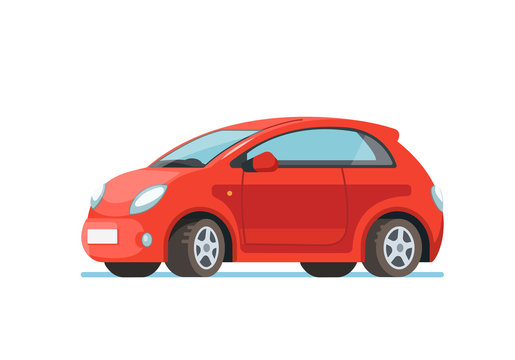
#> input picture data/car.jpg, 515 x 360 px, found by its file name
$ python 00_intro_cv2.py
#> lines starting #> are read from the running program, lines starting #| are printed output that depends on the picture
"""
We will learn how to read and show an image in jpg format making use of cv2 library. Furthermore, we will
also learn how to show the histogram of an image.
"""

#### 1. Import necessary libraries ####
import cv2
import matplotlib.pyplot as plt

#### 2. Define global variables ####
INPUT_IMAGE_PATH = "/Users/aitor/Desktop/Personal/repos/image_processing_playground/data/car.jpg"

#### 3. Code ####

# We load the image making use of cv2.imread()
image = cv2.imread(INPUT_IMAGE_PATH)
#> image is the input picture: shape (360, 515, 3); mean B, G, R 212.2, 213.5, 236.9

# Now we will calculate the histogram of the image. First of all we need to transform the image into gray
# scale, in order to have one value per pixel. # It is quite interesting to convert the image into white-black image.
# This will change the RGB situation, having just one value for each pixel instead of three (as in RGB). Since we are
# dealing with 8 bits, we have 256 possible values for the pixel. Thus, 0 is considered to be black and 255 is white
# whereas intermediate values will be gray. We use cv2.cvtColor in order to perform it:
image_gray = cv2.cvtColor(image, cv2.COLOR_BGR2GRAY)
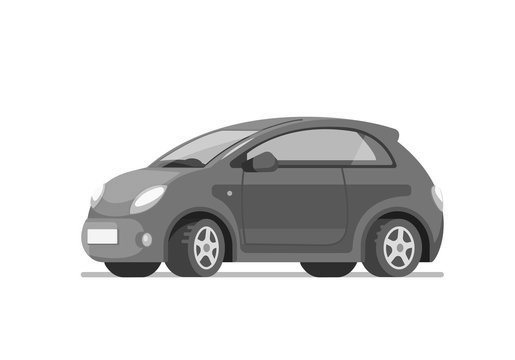
#> image_gray: shape (360, 515); min 17, max 255, mean 220.3
# We show the image making use of cv2.imshow()
cv2.imshow("car_gray", image_gray)

# We need to flatten the array of image_gray now. This is done because in order to plot the histogram, we just
# want to focus on the values of the array, not in the positioning of each of them:
image_gray = image_gray.flatten()

# Now the histogram can be shown:
plt.figure()
plt.hist(image_gray, bins=100)
plt.show()
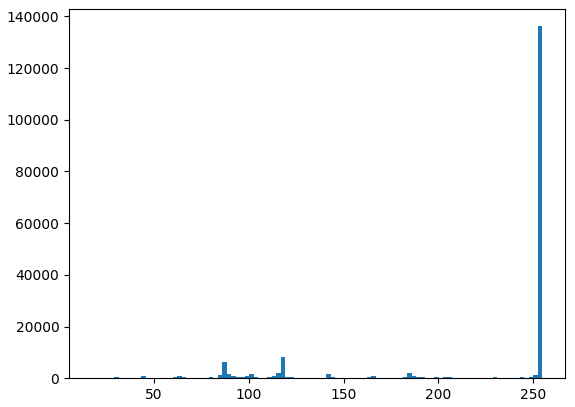
#> figure drawn by matplotlib, 1 panel; tallest bar 136182 high, from x = 252.6 to 255

# We will wait undefinetely until the user press any key in order to see the image until the user wants:
cv2.waitKey(0)
# This line will destroy all emerging windows that cv2 created.
cv2.destroyAllWindows()

$ run again, with data/banana.jpg copied over data/car.jpg
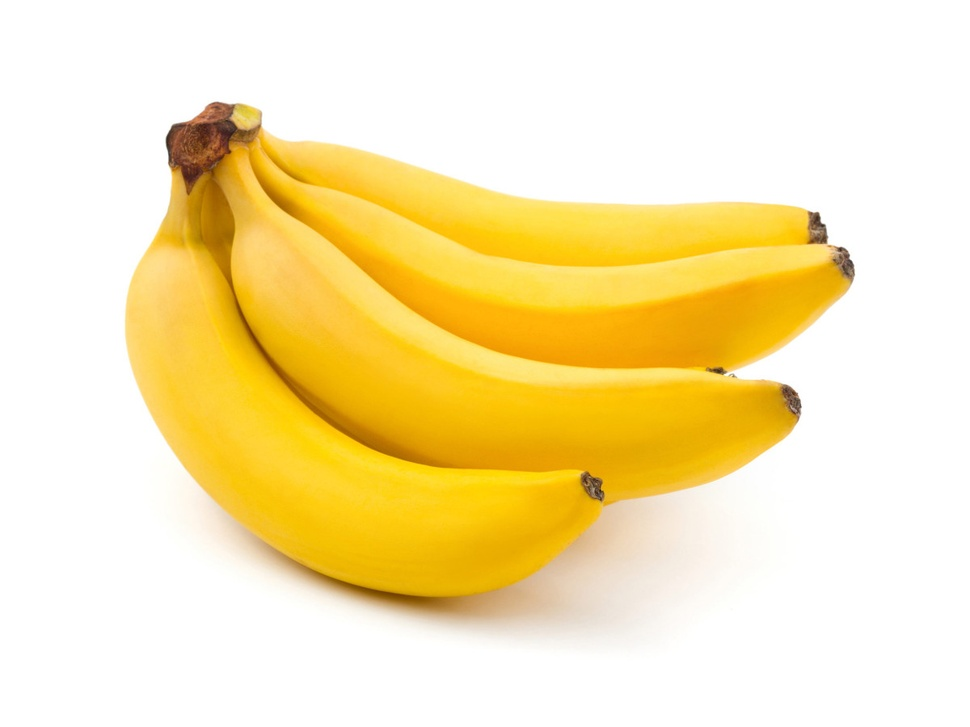
#> input picture data/banana.jpg, 970 x 727 px, shrunk from 1200 x 900 before the run, found by its file name
#> image is the input picture: shape (727, 970, 3); mean B, G, R 178.6, 231.4, 249.4
#> `image_gray = cv2.cvtColor(image, cv2.COLOR_BGR2GRAY)`:
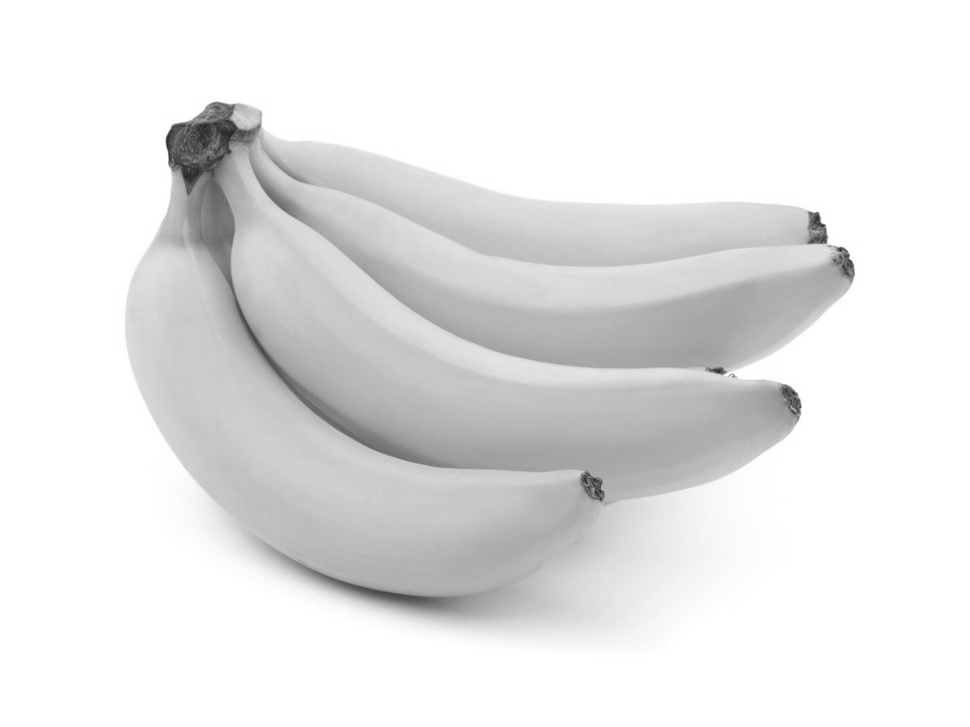
#> image_gray: shape (727, 970); min 30, max 255, mean 230.8
#> `plt.show()`:
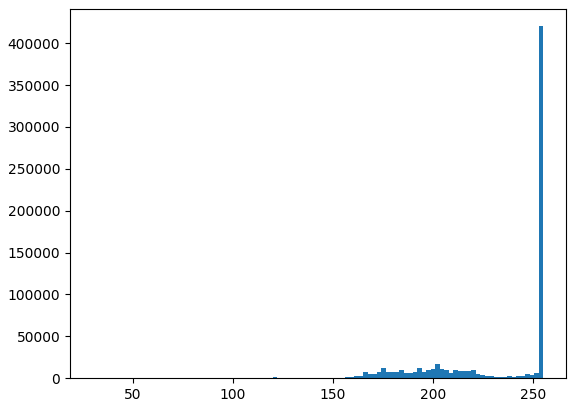
#> figure drawn by matplotlib, 1 panel; tallest bar 420368 high, from x = 252.8 to 255
